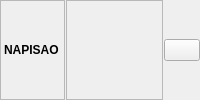
       <widget class="QFrame" name="frame_33">
        <property name="frameShape">
         <enum>QFrame::NoFrame</enum>
        </property>
        <property name="frameShadow">
         <enum>QFrame::Raised</enum>
        </property>
        <layout class="QHBoxLayout" name="horizontalLayout_38">
         <property name="spacing">
          <number>1</number>
         </property>
         <property name="leftMargin">
          <number>0</number>
         </property>
         <property name="topMargin">
          <number>0</number>
         </property>
         <property name="rightMargin">
          <number>0</number>
         </property>
         <property name="bottomMargin">
          <number>0</number>
         </property>
         <item>
          <widget class="QLabel" name="lblNapisaoTitle">
           <property name="sizePolicy">
            <sizepolicy hsizetype="Maximum" vsizetype="Preferred">
             <horstretch>0</horstretch>
             <verstretch>0</verstretch>
            </sizepolicy>
           </property>
           <property name="minimumSize">
            <size>
             <width>65</width>
             <height>32</height>
            </size>
           </property>
           <property name="font">
            <font>
             <weight>75</weight>
             <bold>true</bold>
            </font>
           </property>
           <property name="toolTip">
            <string>Poziv Na Broj</string>
           </property>
           <property name="frameShape">
            <enum>QFrame::StyledPanel</enum>
           </property>
           <property name="text">
            <string>NAPISAO</string>
           </property>
          </widget>
         </item>
         <item>
          <widget class="QLabel" name="lblNapisao">
           <property name="font">
            <font>
             <weight>75</weight>
             <bold>true</bold>
            </font>
           </property>
           <property name="frameShape">
            <enum>QFrame::StyledPanel</enum>
           </property>
           <property name="text">
            <string/>
           </property>
           <property name="alignment">
            <set>Qt::AlignLeading|Qt::AlignLeft|Qt::AlignVCenter</set>
           </property>
           <property name="textInteractionFlags">
            <set>Qt::LinksAccessibleByMouse|Qt::TextSelectableByMouse</set>
           </property>
          </widget>
         </item>
         <item>
          <widget class="QPushButton" name="btnGo2_18">
           <property name="sizePolicy">
            <sizepolicy hsizetype="Maximum" vsizetype="Fixed">
             <horstretch>0</horstretch>
             <verstretch>0</verstretch>
            </sizepolicy>
           </property>
           <property name="maximumSize">
            <size>
             <width>36</width>
             <height>16777215</height>
            </size>
           </property>
           <property name="cursor">
            <cursorShape>PointingHandCursor</cursorShape>
           </property>
           <property name="toolTip">
            <string>Filter</string>
           </property>
           <property name="icon">
            <iconset resource="../../../resources/DonatForm.qrc">
             <normaloff>:/InDonat/Forms/images/OLOVKA.GIF</normaloff>:/InDonat/Forms/images/OLOVKA.GIF</iconset>
           </property>
           <property name="autoExclusive">
            <bool>true</bool>
           </property>
          </widget>
         </item>
        </layout>
       </widget>
